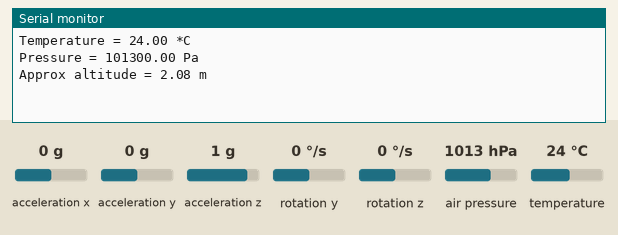
The sketch below on a simulated Arduino Uno, built with avr-gcc and run on an emulated ATmega328P. Parts: the last lines printed to the serial monitor. Wiring (inferred from the names in the program): MPU-6050 motion sensor at I2C address 0x68. The inputs (shaded band) are chosen by the test bench; at power-on: acceleration x 0 g, acceleration y 0 g, acceleration z 1 g, rotation y 0 °/s, rotation z 0 °/s, air pressure 1013 hPa, temperature 24 °C.

Above: at 3.2 s.
3.3 s: acceleration x set to -1.4 g
At 4.6 s:
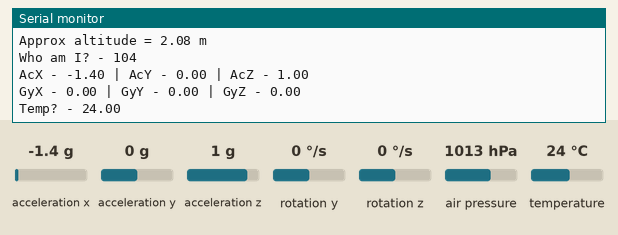
5.5 s: acceleration y set to -1.4 g
At 6.4 s:
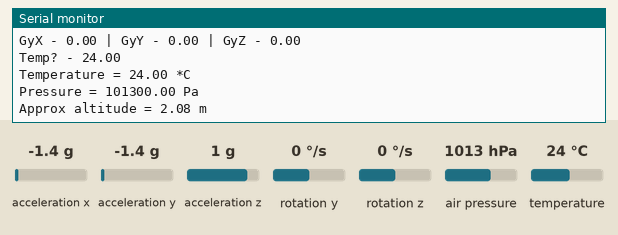
7.0 s: acceleration z set to -1.4 g
At 7.16 s:
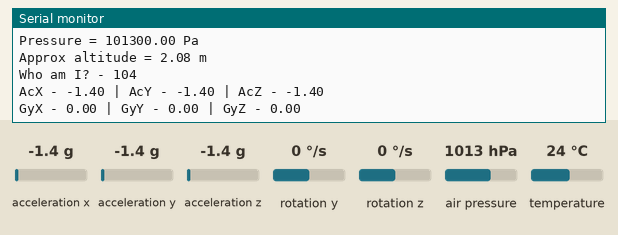
8.5 s: rotation y set to -192 °/s
At 9.0 s:
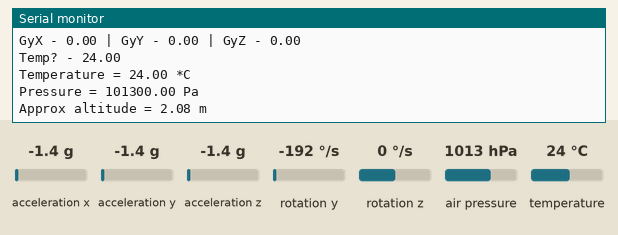
10.0 s: rotation z set to -192 °/s
At 11.0 s:
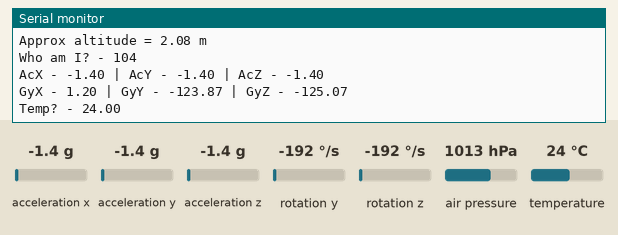

Measured:
- after the input at 3.3 s, the serial monitor: prints a new line after 0.73 s (image 1)
- after the input at 7.0 s, the serial monitor: prints a new line after 0.09 s (image 3)
- after the input at 10.0 s, the serial monitor: prints a new line after 0.19 s (image 5)

The sketch:

final_script.ino
```cpp
#include <Wire.h>
#include <Adafruit_Sensor.h>
#include <Adafruit_BMP280.h>

/* MPU CONSTANTS */
const int MPU_ADDR=0x68;
const byte PWR_MGMT_1=0x68;
const byte WHO_AM_I=0x75;
const byte MPU_ACX_1=0x3B;
const byte MPU_ACY_1=0x3D;
const byte MPU_ACZ_1=0x3F;
const byte MPU_TEMP_1=0x41;
const byte MPU_GYX_1=0x44;

const float ACC_SCALE_FACT=4096.;
const float GYR_SCALE_FACT=131.;
const float REF_PRESSURE=1013.25;

byte WHO_AM_I_data;
float acc[3];
float gyro[3];
float baro[3];

Adafruit_BMP280 bme; // I2C

void setup() {
  // 280 Sensor
  Wire.begin();
  Serial.begin(9600);
  if (!bme.begin()) {
    Serial.println(F("Could not find a valid BMP280 sensor, check wiring!"));
    while (1);
  }

  delay(2000);
  Wire.begin();
  initMPU6050();
  Serial.begin(9600);


}
int my_putc( char c, FILE *t) {
  Serial.write( c );
}
void loop() {
  getMetrology();
  Wire.beginTransmission(MPU_ADDR);
  Wire.write(WHO_AM_I);
  Wire.endTransmission();
  Wire.requestFrom(MPU_ADDR,1);
  WHO_AM_I_data = Wire.read();
  Serial.print("Who am I? - ");
  Serial.println(WHO_AM_I_data);
  getAcc();
  Serial.print("AcX - ");
  Serial.print(acc[0]);
  Serial.print(" | AcY - ");
  Serial.print(acc[1]);
  Serial.print(" | AcZ - ");
  Serial.println(acc[2]);
  getGyro();
  Serial.print("GyX - ");
  Serial.print(gyro[0]);
  Serial.print(" | GyY - ");
  Serial.print(gyro[1]);
  Serial.print(" | GyZ - ");
  Serial.println(gyro[2]);
  getBaro();
  printf("T = %.2f, p = %.0f Pa, h = %.2f\n", baro[0], baro[1], baro[2]);
/*** Get and print temperature ***/
  Serial.print("Temp? - ");
  Serial.println(readTemp());
  delay(1000);

}
void initMPU6050() {
  Wire.beginTransmission(MPU_ADDR);
  Wire.write(PWR_MGMT_1);
  Wire.write(0);
  Wire.endTransmission();
  Wire.beginTransmission(MPU_ADDR);
  Wire.write(0x1C);  // Set accelerometer precision
  Wire.write(0x10);  // .. to +/- 8 g
  Wire.write(0x1B);  // Set gyroscope precision
  Wire.write(0x07);  // .. to +/- 250 deg/s
  Wire.endTransmission();
}

void getAcc() {

  int tmp;
  Wire.beginTransmission(MPU_ADDR);
  Wire.write(MPU_ACX_1);  // starting with register 0x3B (ACCEL_XOUT_H)
  Wire.endTransmission(false);
  Wire.requestFrom(MPU_ADDR,6);  // request a total of 6 registers
  tmp=Wire.read()<<8|Wire.read();
  acc[0] = tmp / ACC_SCALE_FACT;
  tmp=Wire.read()<<8|Wire.read();
  acc[1] = tmp / ACC_SCALE_FACT;
  tmp=Wire.read()<<8|Wire.read();
  acc[2] = tmp / ACC_SCALE_FACT;
  return;

}
float readTemp() {

  int Temp;
  float tempC;
  Wire.beginTransmission(MPU_ADDR);
  Wire.write(MPU_TEMP_1);
  Wire.endTransmission();
  Wire.requestFrom(MPU_ADDR,2);
  Temp= Wire.read() <<8 | Wire.read();
//  Serial.print(Temp);Serial.print(" ");
  tempC = Temp/340. + 36.53;
  return tempC;

}

void getGyro() {

  int tmp;
  Wire.beginTransmission(MPU_ADDR);
  Wire.write(MPU_GYX_1);  // starting with register 0x3B (ACCEL_XOUT_H)
  Wire.endTransmission(false);
  Wire.requestFrom(MPU_ADDR,6);  // request a total of 6 registers
  tmp=Wire.read()<<8|Wire.read();
  gyro[0] = tmp / GYR_SCALE_FACT;
  tmp=Wire.read()<<8|Wire.read();
  gyro[1] = tmp / GYR_SCALE_FACT;
  tmp=Wire.read()<<8|Wire.read();
  gyro[2] = tmp / GYR_SCALE_FACT;
  return;

}

void getBaro() {

    baro[0] = bme.readTemperature();
    baro[1] = bme.readPressure();
    baro[2] = bme.readAltitude(REF_PRESSURE);

}


void getMetrology(){

    //@TODO: make more precise readings and average
    Serial.print(F("Temperature = "));
    Serial.print(bme.readTemperature());
    Serial.println(" *C");

    Serial.print(F("Pressure = "));
    Serial.print(bme.readPressure());
    Serial.println(" Pa");

    Serial.print(F("Approx altitude = "));
    Serial.print(bme.readAltitude(1013.25)); // this should be adjusted to your local forcase
    Serial.println(" m");

    Serial.println();
    delay(2000);

}
```
